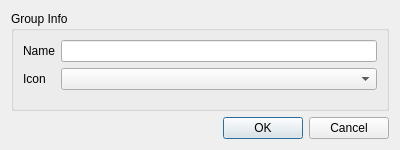
<?xml version="1.0" encoding="UTF-8"?>
<ui version="4.0">
 <class>AddGroupDialog</class>
 <widget class="QDialog" name="AddGroupDialog">
  <property name="geometry">
   <rect>
    <x>0</x>
    <y>0</y>
    <width>400</width>
    <height>150</height>
   </rect>
  </property>
  <property name="sizePolicy">
   <sizepolicy hsizetype="Fixed" vsizetype="Fixed">
    <horstretch>0</horstretch>
    <verstretch>0</verstretch>
   </sizepolicy>
  </property>
  <property name="minimumSize">
   <size>
    <width>400</width>
    <height>150</height>
   </size>
  </property>
  <property name="maximumSize">
   <size>
    <width>400</width>
    <height>150</height>
   </size>
  </property>
  <property name="windowTitle">
   <string>Add New Group</string>
  </property>
  <layout class="QVBoxLayout" name="verticalLayout">
   <item>
    <widget class="QGroupBox" name="groupBox">
     <property name="title">
      <string>Group Info</string>
     </property>
     <layout class="QFormLayout" name="formLayout">
      <item row="1" column="0">
       <widget class="QLabel" name="label_2">
        <property name="text">
         <string>Icon</string>
        </property>
       </widget>
      </item>
      <item row="1" column="1">
       <widget class="QComboBox" name="cmbIcon"/>
      </item>
      <item row="0" column="1">
       <widget class="QLineEdit" name="edtName"/>
      </item>
      <item row="0" column="0">
       <widget class="QLabel" name="label">
        <property name="text">
         <string>Name</string>
        </property>
       </widget>
      </item>
     </layout>
    </widget>
   </item>
   <item>
    <widget class="QDialogButtonBox" name="buttonBox">
     <property name="orientation">
      <enum>Qt::Horizontal</enum>
     </property>
     <property name="standardButtons">
      <set>QDialogButtonBox::Cancel|QDialogButtonBox::Ok</set>
     </property>
    </widget>
   </item>
  </layout>
 </widget>
 <tabstops>
  <tabstop>edtName</tabstop>
  <tabstop>cmbIcon</tabstop>
 </tabstops>
 <resources/>
 <connections>
  <connection>
   <sender>buttonBox</sender>
   <signal>accepted()</signal>
   <receiver>AddGroupDialog</receiver>
   <slot>accept()</slot>
   <hints>
    <hint type="sourcelabel">
     <x>248</x>
     <y>254</y>
    </hint>
    <hint type="destinationlabel">
     <x>157</x>
     <y>274</y>
    </hint>
   </hints>
  </connection>
  <connection>
   <sender>buttonBox</sender>
   <signal>rejected()</signal>
   <receiver>AddGroupDialog</receiver>
   <slot>reject()</slot>
   <hints>
    <hint type="sourcelabel">
     <x>316</x>
     <y>260</y>
    </hint>
    <hint type="destinationlabel">
     <x>286</x>
     <y>274</y>
    </hint>
   </hints>
  </connection>
 </connections>
</ui>
